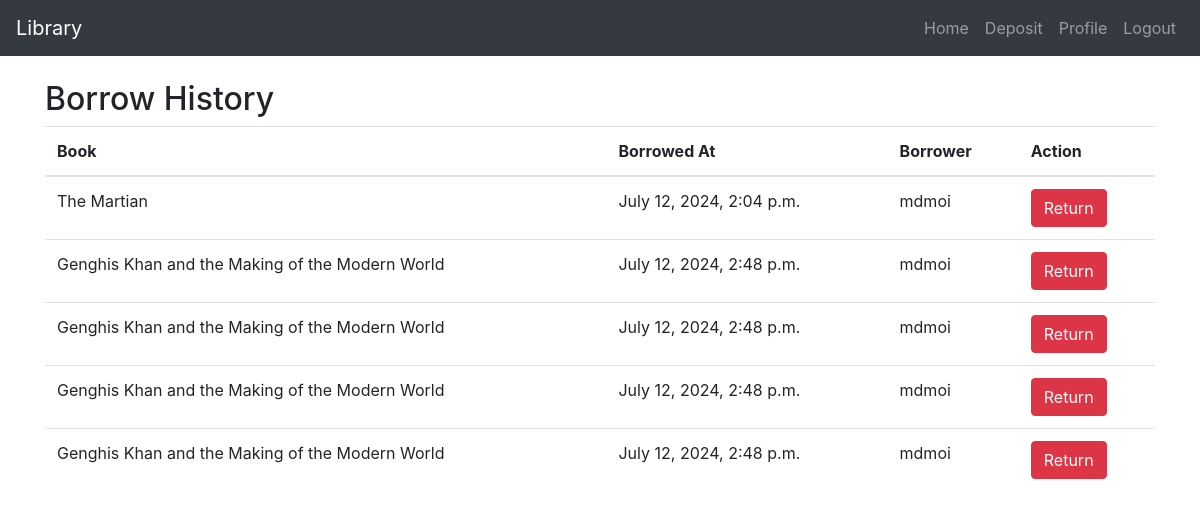
Page /books/borrow-history/ (signed in) on the committed database.
### books/models.py (models this page shows, shortened)
class Borrow(models.Model):
    user = models.ForeignKey(User, on_delete=models.CASCADE)
    book = models.ForeignKey(Book, on_delete=models.CASCADE)
    borrowed_at = models.DateTimeField(auto_now_add=True)

class Book(models.Model):
    category = models.ForeignKey(Category, on_delete=models.CASCADE, related_name='books')
    title = models.CharField(max_length=255)
    description = models.TextField()
    image = models.ImageField(upload_to='books/', blank=True, null=True)
    price = models.DecimalField(max_digits=10, decimal_places=2)
    quantity = models.PositiveIntegerField()

### books/views.py (the view)
# urls.py: path('borrow-history/', BorrowHistoryView.as_view(), name='borrow-history'),
@method_decorator(login_required, name='dispatch')
class BorrowHistoryView(View):
    def get(self, request):
        borrows = Borrow.objects.filter(user=request.user)
        context = {
            'borrows': borrows,
        }
        return render(request, 'books/borrow_history.html', context)

### books/templates/books/borrow_history.html (shortened to what this page needs)
{% extends 'base.html' %}
{% block content %}
<h2>Borrow History</h2>
<table class="table">
    <thead>
        <tr>
            <th>Book</th>
            <th>Borrowed At</th>
            <th>Borrower</th>
            <th>Action</th>
        </tr>
    </thead>
    <tbody>
        {% for borrow in borrows %}
            <tr>
                <td>{{ borrow.book.title }}</td>
                <td>{{ borrow.borrowed_at }}</td>
                <td>{{ borrow.user.username }}</td>
                <td>
                    <form method="post" action="{% url 'return-book' borrow.pk %}">
                        <button type="submit" class="btn btn-danger">Return</button>
                    </form>
                </td>
            </tr>
        {% endfor %}
    </tbody>
</table>
{% endblock %}

### rows in the picture
Borrow: book "The Martian", borrowed_at "July 12, 2024, 2:04 p.m.", user.username "mdmoi"
Borrow: book "Genghis Khan and the Making of the Modern World", borrowed_at "July 12, 2024, 2:48 p.m.", user.username "mdmoi"
Borrow: book "Genghis Khan and the Making of the Modern World", borrowed_at "July 12, 2024, 2:48 p.m.", user.username "mdmoi"
Borrow: book "Genghis Khan and the Making of the Modern World", borrowed_at "July 12, 2024, 2:48 p.m.", user.username "mdmoi"
Borrow: book "Genghis Khan and the Making of the Modern World", borrowed_at "July 12, 2024, 2:48 p.m.", user.username "mdmoi"
